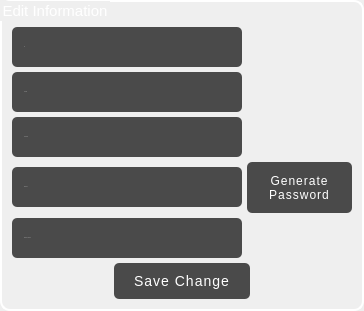
           <widget class="QGroupBox" name="groupBox_2">
            <property name="minimumSize">
             <size>
              <width>360</width>
              <height>311</height>
             </size>
            </property>
            <property name="maximumSize">
             <size>
              <width>16777215</width>
              <height>16777215</height>
             </size>
            </property>
            <property name="styleSheet">
             <string notr="true">QGroupBox {
   color:#fff;
   font: 11pt;
   border-radius: 10px;
   border: 2px solid #fff;
   font: 11pt &quot;Times New Roman&quot;;
}
</string>
            </property>
            <property name="title">
             <string>Edit Information</string>
            </property>
            <layout class="QVBoxLayout" name="verticalLayout_2" stretch="0">
             <property name="spacing">
              <number>5</number>
             </property>
             <property name="leftMargin">
              <number>5</number>
             </property>
             <property name="topMargin">
              <number>5</number>
             </property>
             <property name="rightMargin">
              <number>5</number>
             </property>
             <property name="bottomMargin">
              <number>5</number>
             </property>
             <item>
              <layout class="QVBoxLayout" name="verticalLayout_3">
               <property name="spacing">
                <number>5</number>
               </property>
               <property name="leftMargin">
                <number>5</number>
               </property>
               <property name="topMargin">
                <number>20</number>
               </property>
               <property name="rightMargin">
                <number>5</number>
               </property>
               <property name="bottomMargin">
                <number>5</number>
               </property>
               <item>
                <layout class="QHBoxLayout" name="horizontalLayout_3">
                 <item>
                  <widget class="QLineEdit" name="id_edit">
                   <property name="minimumSize">
                    <size>
                     <width>230</width>
                     <height>40</height>
                    </size>
                   </property>
                   <property name="maximumSize">
                    <size>
                     <width>200</width>
                     <height>40</height>
                    </size>
                   </property>
                   <property name="font">
                    <font>
                     <family>Times New Roman</family>
                     <pointsize>-1</pointsize>
                     <weight>50</weight>
                     <italic>false</italic>
                     <bold>false</bold>
                    </font>
                   </property>
                   <property name="styleSheet">
                    <string notr="true">#id_edit {
  background-color: #4A4A4A;
  color: #fff;
  padding: 5px 10px;
  border: none;
  border-radius: 5px;
  font: 18px &quot;Times New Roman&quot;;
}

#id_edit:focus {
border: 2px solid #fff;
  outline: none;
}


</string>
                   </property>
                   <property name="inputMask">
                    <string/>
                   </property>
                   <property name="placeholderText">
                    <string>ID</string>
                   </property>
                  </widget>
                 </item>
                 <item>
                  <spacer name="horizontalSpacer_4">
                   <property name="orientation">
                    <enum>Qt::Horizontal</enum>
                   </property>
                   <property name="sizeHint" stdset="0">
                    <size>
                     <width>40</width>
                     <height>20</height>
                    </size>
                   </property>
                  </spacer>
                 </item>
                </layout>
               </item>
               <item>
                <layout class="QHBoxLayout" name="horizontalLayout_4">
                 <item>
                  <widget class="QLineEdit" name="website_edit">
                   <property name="minimumSize">
                    <size>
                     <width>230</width>
                     <height>40</height>
                    </size>
                   </property>
                   <property name="maximumSize">
                    <size>
                     <width>200</width>
                     <height>40</height>
                    </size>
                   </property>
                   <property name="font">
                    <font>
                     <family>Times New Roman</family>
                     <pointsize>-1</pointsize>
                     <weight>50</weight>
                     <italic>false</italic>
                     <bold>false</bold>
                    </font>
                   </property>
                   <property name="styleSheet">
                    <string notr="true">#website_edit {
  background-color: #4A4A4A;
  color: #fff;
  padding: 5px 10px;
  border: none;
  border-radius: 5px;
  font: 18px &quot;Times New Roman&quot;;
}

#website_edit:focus {
border: 2px solid #fff;
  outline: none;
}


</string>
                   </property>
                   <property name="inputMask">
                    <string/>
                   </property>
                   <property name="placeholderText">
                    <string>Website</string>
                   </property>
                  </widget>
                 </item>
                 <item>
                  <spacer name="horizontalSpacer_3">
                   <property name="orientation">
                    <enum>Qt::Horizontal</enum>
                   </property>
                   <property name="sizeHint" stdset="0">
                    <size>
                     <width>40</width>
                     <height>20</height>
                    </size>
                   </property>
                  </spacer>
                 </item>
                </layout>
               </item>
               <item>
                <layout class="QHBoxLayout" name="horizontalLayout_12">
                 <item>
                  <widget class="QLineEdit" name="username_edit">
                   <property name="minimumSize">
                    <size>
                     <width>230</width>
                     <height>40</height>
                    </size>
                   </property>
                   <property name="maximumSize">
                    <size>
                     <width>200</width>
                     <height>40</height>
                    </size>
                   </property>
                   <property name="font">
                    <font>
                     <family>Times New Roman</family>
                     <pointsize>-1</pointsize>
                     <weight>50</weight>
                     <italic>false</italic>
                     <bold>false</bold>
                    </font>
                   </property>
                   <property name="styleSheet">
                    <string notr="true">#username_edit {
  background-color: #4A4A4A;
  color: #fff;
  padding: 5px 10px;
  border: none;
  border-radius: 5px;
  font: 18px &quot;Times New Roman&quot;;
}

#username_edit:focus {
border: 2px solid #fff;
  outline: none;
}


</string>
                   </property>
                   <property name="inputMask">
                    <string/>
                   </property>
                   <property name="placeholderText">
                    <string>Username</string>
                   </property>
                  </widget>
                 </item>
                 <item>
                  <spacer name="horizontalSpacer_2">
                   <property name="orientation">
                    <enum>Qt::Horizontal</enum>
                   </property>
                   <property name="sizeHint" stdset="0">
                    <size>
                     <width>40</width>
                     <height>20</height>
                    </size>
                   </property>
                  </spacer>
                 </item>
                </layout>
               </item>
               <item>
                <layout class="QHBoxLayout" name="horizontalLayout_13">
                 <item>
                  <widget class="QLineEdit" name="password_edit">
                   <property name="minimumSize">
                    <size>
                     <width>230</width>
                     <height>40</height>
                    </size>
                   </property>
                   <property name="maximumSize">
                    <size>
                     <width>200</width>
                     <height>40</height>
                    </size>
                   </property>
                   <property name="font">
                    <font>
                     <family>Times New Roman</family>
                     <pointsize>-1</pointsize>
                     <weight>50</weight>
                     <italic>false</italic>
                     <bold>false</bold>
                    </font>
                   </property>
                   <property name="styleSheet">
                    <string notr="true">#password_edit {
  background-color: #4A4A4A;
  color: #fff;
  padding: 5px 10px;
  border: none;
  border-radius: 5px;
  font: 18px &quot;Times New Roman&quot;;
}

#password_edit:focus {
border: 2px solid #fff;
  outline: none;
}


</string>
                   </property>
                   <property name="inputMask">
                    <string/>
                   </property>
                   <property name="placeholderText">
                    <string>Password</string>
                   </property>
                  </widget>
                 </item>
                 <item>
                  <widget class="QPushButton" name="generate_password_edit">
                   <property name="minimumSize">
                    <size>
                     <width>105</width>
                     <height>51</height>
                    </size>
                   </property>
                   <property name="maximumSize">
                    <size>
                     <width>105</width>
                     <height>51</height>
                    </size>
                   </property>
                   <property name="styleSheet">
                    <string notr="true">QPushButton {
  background-color: #4A4A4A;
  color: #fff;
  padding: 10px 20px;
  border: none;
  border-radius: 5px;
  font: 16px &quot;Times New Roman&quot;;
  letter-spacing: 1px;
  transition: background-color 0.2s ease-in-out;
}

QPushButton:hover {
  background-color: #666;
}

QPushButton:pressed {
  background-color: #333;
}
</string>
                   </property>
                   <property name="text">
                    <string>Generate
Password</string>
                   </property>
                  </widget>
                 </item>
                </layout>
               </item>
               <item>
                <layout class="QHBoxLayout" name="horizontalLayout_14">
                 <item>
                  <widget class="QLineEdit" name="password_repeat_edit">
                   <property name="minimumSize">
                    <size>
                     <width>230</width>
                     <height>40</height>
                    </size>
                   </property>
                   <property name="maximumSize">
                    <size>
                     <width>200</width>
                     <height>40</height>
                    </size>
                   </property>
                   <property name="font">
                    <font>
                     <family>Times New Roman</family>
                     <pointsize>-1</pointsize>
                     <weight>50</weight>
                     <italic>false</italic>
                     <bold>false</bold>
                    </font>
                   </property>
                   <property name="styleSheet">
                    <string notr="true">#password_repeat_edit {
  background-color: #4A4A4A;
  color: #fff;
  padding: 5px 10px;
  border: none;
  border-radius: 5px;
  font: 18px &quot;Times New Roman&quot;;
}

#password_repeat_edit:focus {
border: 2px solid #fff;
  outline: none;
}


</string>
                   </property>
                   <property name="inputMask">
                    <string/>
                   </property>
                   <property name="placeholderText">
                    <string>Password Repeat</string>
                   </property>
                  </widget>
                 </item>
                 <item>
                  <spacer name="horizontalSpacer_10">
                   <property name="orientation">
                    <enum>Qt::Horizontal</enum>
                   </property>
                   <property name="sizeHint" stdset="0">
                    <size>
                     <width>40</width>
                     <height>20</height>
                    </size>
                   </property>
                  </spacer>
                 </item>
                </layout>
               </item>
               <item>
                <layout class="QHBoxLayout" name="horizontalLayout_15">
                 <item>
                  <spacer name="horizontalSpacer">
                   <property name="orientation">
                    <enum>Qt::Horizontal</enum>
                   </property>
                   <property name="sizeHint" stdset="0">
                    <size>
                     <width>40</width>
                     <height>20</height>
                    </size>
                   </property>
                  </spacer>
                 </item>
                 <item>
                  <widget class="QPushButton" name="save_change">
                   <property name="minimumSize">
                    <size>
                     <width>0</width>
                     <height>0</height>
                    </size>
                   </property>
                   <property name="maximumSize">
                    <size>
                     <width>16777215</width>
                     <height>16777215</height>
                    </size>
                   </property>
                   <property name="font">
                    <font>
                     <pointsize>-1</pointsize>
                    </font>
                   </property>
                   <property name="styleSheet">
                    <string notr="true">QPushButton {
  background-color: #4A4A4A;
  color: #fff;
  padding: 10px 20px;
  border: none;
  border-radius: 5px;
  font-size: 14px;

  letter-spacing: 1px;
  transition: background-color 0.2s ease-in-out;
}

QPushButton:hover {
  background-color: #666;
}

QPushButton:pressed {
  background-color: #333;
}
</string>
                   </property>
                   <property name="text">
                    <string>Save Change</string>
                   </property>
                  </widget>
                 </item>
                 <item>
                  <spacer name="horizontalSpacer_11">
                   <property name="orientation">
                    <enum>Qt::Horizontal</enum>
                   </property>
                   <property name="sizeHint" stdset="0">
                    <size>
                     <width>40</width>
                     <height>20</height>
                    </size>
                   </property>
                  </spacer>
                 </item>
                </layout>
               </item>
              </layout>
             </item>
            </layout>
           </widget>
